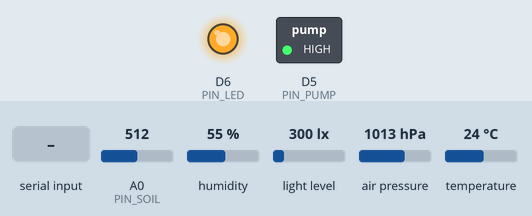
Bench run of a sketch on a simulated ESP8266 (Wemos D1 mini). On the bench: switched loads named in the sketch (green lamp = pin HIGH), output pins drawn as LEDs (lit = HIGH). The test bench sets the inputs (shaded band); at power-on: A0 (PIN_SOIL) = 512, humidity 55 %, light level 300 lx, air pressure 1013 hPa, temperature 24 °C. What the sketch prints to the serial monitor is not drawn.

Above: at 1.5 s.
1.6 s: "p" received over Serial
At 2.7 s:
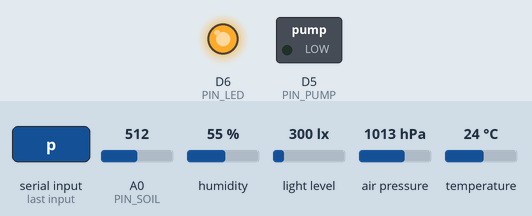
5.1 s: "l" received over Serial
At 6.2 s:
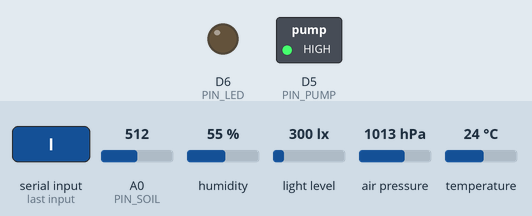
8.1 s: "p" received over Serial
At 8.9 s:
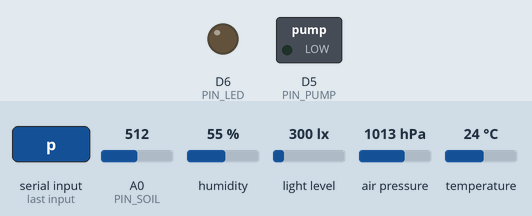
Timing chart, 0 to 11.6 s (numbered marks = the images above; inputs shaded):
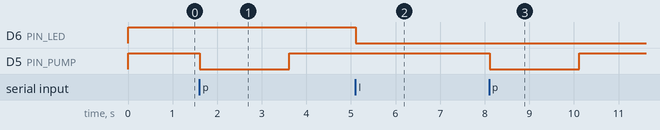

The sketch:

sensor_test.ino
```cpp
/*
  ทดสอบเซ็นเซอร์และรีเลย์ทั้งหมด — D1 Mini ESP8266 (ไม่ต้องใช้ Wi-Fi หรือเซิร์ฟเวอร์)
  ขาต่อตามภาพที่ 3-2:  SDA=D2  SCL=D1  Soil=A0  รีเลย์ปั๊ม=D5  รีเลย์ไฟ=D6

  วิธีใช้: อัปโหลด แล้วเปิด Serial Monitor ที่ 115200 baud (ตั้ง line ending เป็น "Newline")
  พิมพ์คำสั่งแล้วกด Enter
    p = เปิดปั๊ม 2 วินาที      l = สลับไฟ LED เปิด/ปิด
    s = สแกนบัส I2C ใหม่       c = โหมดปรับเทียบ soil (แสดงค่า raw ถี่ ๆ)   x = หยุดโหมดปรับเทียบ
*/
#include <Wire.h>
#include <Adafruit_BME280.h>
#include <BH1750.h>

#define RELAY_ACTIVE_LOW true      // ให้ตรงกับ config.h ของเฟิร์มแวร์หลัก
#define SOIL_RAW_DRY 620           // ค่าในอากาศ (แก้หลังปรับเทียบ)
#define SOIL_RAW_WET 280           // ค่าในน้ำ   (แก้หลังปรับเทียบ)

const uint8_t PIN_PUMP = D5, PIN_LED = D6, PIN_SOIL = A0;

Adafruit_BME280 bme;
BH1750 lightMeter(0x23);
bool bmeOk = false, luxOk = false, ledOn = false, calib = false;
uint8_t bmeAddr = 0;
bool bmeOnBus = false;          // สแกนเจออุปกรณ์ที่ 0x76/0x77
unsigned long lastPrint = 0;
int passBme = 0, passLux = 0, passSoil = 0, rounds = 0;

void relay(uint8_t pin, bool on) { digitalWrite(pin, (on ^ RELAY_ACTIVE_LOW) ? HIGH : LOW); }

void scanI2C() {
  Serial.println(F("\n--- สแกนบัส I2C (SDA=D2, SCL=D1) ---"));
  int n = 0;
  bmeOnBus = false;
  for (uint8_t a = 1; a < 127; a++) {
    Wire.beginTransmission(a);
    if (Wire.endTransmission() == 0) {
      n++;
      if (a == 0x76 || a == 0x77) bmeOnBus = true;
      const char* name = (a == 0x76 || a == 0x77) ? "BME280" : (a == 0x23 || a == 0x5C) ? "BH1750" : "ไม่รู้จัก";
      Serial.printf("  พบอุปกรณ์ที่ 0x%02X  -> %s\n", a, name);
    }
  }
  if (n == 0) Serial.println(F("  ไม่พบอุปกรณ์เลย: ตรวจไฟเลี้ยง 3.3V, GND และสาย SDA/SCL ว่าสลับกันหรือไม่"));
  else if (n < 2) Serial.println(F("  พบไม่ครบ 2 ตัว: ตรวจสายของตัวที่ไม่ขึ้น"));
}

void initSensors() {
  bmeOk = false;
  if (bme.begin(0x76, &Wire)) { bmeOk = true; bmeAddr = 0x76; }
  else if (bme.begin(0x77, &Wire)) { bmeOk = true; bmeAddr = 0x77; }
  luxOk = lightMeter.begin(BH1750::CONTINUOUS_HIGH_RES_MODE, 0x23, &Wire);
  Serial.printf("BME280: %s", bmeOk ? "พร้อม" : "ไม่พบ");
  if (bmeOk) Serial.printf(" (0x%02X)", bmeAddr);
  else if (bmeOnBus) Serial.print(F(" — แต่สแกนเจอที่ 0x76/0x77: อาจเป็น BMP280 (ไม่มีค่าความชื้น) ไม่ใช่ BME280"));
  Serial.printf("\nBH1750: %s\n", luxOk ? "พร้อม" : "ไม่พบ");
}

int readSoilRaw() {
  long acc = 0;
  for (int i = 0; i < 10; i++) { acc += analogRead(PIN_SOIL); delay(5); }
  return acc / 10;
}

void setup() {
  digitalWrite(PIN_PUMP, RELAY_ACTIVE_LOW ? HIGH : LOW);
  digitalWrite(PIN_LED, RELAY_ACTIVE_LOW ? HIGH : LOW);
  pinMode(PIN_PUMP, OUTPUT);
  pinMode(PIN_LED, OUTPUT);
  Serial.begin(115200);
  delay(300);
  Serial.println(F("\n\n===== ทดสอบเซ็นเซอร์ Smart Farm ====="));
  Wire.begin(D2, D1);
  scanI2C();
  initSensors();
  Serial.println(F("\nคำสั่ง: p=ปั๊ม 2 วินาที  l=สลับไฟ  s=สแกน I2C  c=ปรับเทียบ soil  x=หยุดปรับเทียบ\n"));
}

void printRound() {
  rounds++;
  Serial.printf("\n[รอบที่ %d]\n", rounds);

  // BME280
  if (!bmeOk) initSensors();
  if (bmeOk) {
    float t = bme.readTemperature(), rh = bme.readHumidity(), p = bme.readPressure() / 100.0f;
    bool ok = !isnan(t) && t > -10 && t < 60 && rh >= 0 && rh <= 100 && p > 800 && p < 1100;
    Serial.printf("  BME280   อุณหภูมิ %.2f °C | ความชื้น %.1f %% | ความกด %.1f hPa  -> %s\n",
                  t, rh, p, ok ? "ผ่าน" : "ค่าผิดปกติ");
    if (ok) passBme++; else bmeOk = false;
  } else Serial.println(F("  BME280   อ่านไม่ได้"));

  // BH1750
  if (luxOk) {
    float lux = lightMeter.readLightLevel();
    bool ok = lux >= 0;
    Serial.printf("  BH1750   แสง %.0f lux  -> %s   (ลองเอามือบัง ค่าควรลดลง)\n", lux, ok ? "ผ่าน" : "อ่านผิดพลาด");
    if (ok) passLux++; else luxOk = false;
  } else { Serial.println(F("  BH1750   อ่านไม่ได้")); luxOk = lightMeter.begin(BH1750::CONTINUOUS_HIGH_RES_MODE, 0x23, &Wire); }

  // Soil
  int raw = readSoilRaw();
  bool ok = raw > 30 && raw < 1010;
  float pct = constrain((float)(SOIL_RAW_DRY - raw) * 100.0f / (SOIL_RAW_DRY - SOIL_RAW_WET), 0.0f, 100.0f);
  Serial.printf("  Soil     raw %d -> %.0f %%  -> %s\n", raw, pct,
                ok ? "ผ่าน" : (raw <= 30 ? "ค่าใกล้ 0: สาย AOUT/VCC หลุด?" : "ค่าเต็ม 1023: สาย GND หลุด?"));
  if (ok) passSoil++;

  Serial.printf("  สรุป: ผ่าน BME280 %d/%d  BH1750 %d/%d  Soil %d/%d  | ปั๊ม=off ไฟ=%s\n",
                passBme, rounds, passLux, rounds, passSoil, rounds, ledOn ? "ON" : "off");
}

void loop() {
  while (Serial.available()) {
    char c = Serial.read();
    if (c == 'p') {
      Serial.println(F("\n>> เปิดปั๊ม 2 วินาที (ควรได้ยินเสียงรีเลย์ 'แกร๊ก' และปั๊มหมุน)"));
      relay(PIN_PUMP, true); delay(2000); relay(PIN_PUMP, false);
      Serial.println(F(">> ปิดปั๊มแล้ว"));
    } else if (c == 'l') {
      ledOn = !ledOn; relay(PIN_LED, ledOn);
      Serial.printf("\n>> ไฟ LED %s\n", ledOn ? "เปิด" : "ปิด");
    } else if (c == 's') {
      scanI2C(); initSensors();
    } else if (c == 'c') {
      calib = true;
      Serial.println(F("\n>> โหมดปรับเทียบ: ถือเซ็นเซอร์ในอากาศ จดค่า = SOIL_RAW_DRY, จุ่มน้ำถึงขีด จดค่า = SOIL_RAW_WET (พิมพ์ x เพื่อหยุด)"));
    } else if (c == 'x') {
      calib = false;
    }
  }

  if (calib) {
    if (millis() - lastPrint >= 500) { lastPrint = millis(); Serial.printf("  soil raw = %d\n", readSoilRaw()); }
  } else if (millis() - lastPrint >= 3000) {
    lastPrint = millis();
    printRound();
  }
  delay(10);
}
```

Measured:
- after the input at 1.6 s, D5 (PIN_PUMP): HIGH → LOW at once, → HIGH 2.0 s later
- after the input at 5.1 s, D6 (PIN_LED): HIGH → LOW at once
- after the input at 8.1 s, D5 (PIN_PUMP): HIGH → LOW at once, → HIGH 2.0 s later
